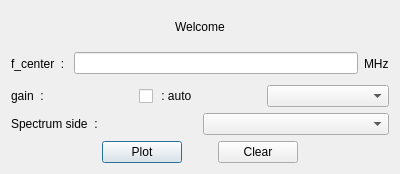
<?xml version="1.0" encoding="UTF-8"?>
<ui version="4.0">
 <class>ValueInput</class>
 <widget class="QDialog" name="ValueInput">
  <property name="geometry">
   <rect>
    <x>0</x>
    <y>0</y>
    <width>400</width>
    <height>174</height>
   </rect>
  </property>
  <property name="maximumSize">
   <size>
    <width>500</width>
    <height>174</height>
   </size>
  </property>
  <property name="windowTitle">
   <string>Dialog</string>
  </property>
  <layout class="QGridLayout" name="gridLayout">
   <item row="1" column="0">
    <layout class="QVBoxLayout" name="verticalLayout">
     <item>
      <layout class="QHBoxLayout" name="horizontalLayout_4">
       <item>
        <widget class="QLabel" name="label_2">
         <property name="text">
          <string>f_center  : </string>
         </property>
        </widget>
       </item>
       <item>
        <widget class="QLineEdit" name="f_centerIn"/>
       </item>
       <item>
        <widget class="QLabel" name="label_5">
         <property name="text">
          <string>MHz</string>
         </property>
        </widget>
       </item>
      </layout>
     </item>
    </layout>
   </item>
   <item row="2" column="0">
    <layout class="QHBoxLayout" name="horizontalLayout_2">
     <item>
      <widget class="QLabel" name="label_3">
       <property name="text">
        <string>gain  : </string>
       </property>
      </widget>
     </item>
     <item>
      <widget class="QCheckBox" name="autoCheck">
       <property name="text">
        <string> : auto</string>
       </property>
      </widget>
     </item>
     <item>
      <widget class="QComboBox" name="gainCombo"/>
     </item>
    </layout>
   </item>
   <item row="0" column="0">
    <layout class="QHBoxLayout" name="horizontalLayout">
     <item>
      <spacer name="horizontalSpacer">
       <property name="orientation">
        <enum>Qt::Horizontal</enum>
       </property>
       <property name="sizeHint" stdset="0">
        <size>
         <width>40</width>
         <height>20</height>
        </size>
       </property>
      </spacer>
     </item>
     <item>
      <widget class="QLabel" name="label">
       <property name="text">
        <string>Welcome</string>
       </property>
      </widget>
     </item>
     <item>
      <spacer name="horizontalSpacer_2">
       <property name="orientation">
        <enum>Qt::Horizontal</enum>
       </property>
       <property name="sizeHint" stdset="0">
        <size>
         <width>40</width>
         <height>20</height>
        </size>
       </property>
      </spacer>
     </item>
    </layout>
   </item>
   <item row="3" column="0">
    <layout class="QHBoxLayout" name="horizontalLayout_3">
     <item>
      <widget class="QLabel" name="label_4">
       <property name="text">
        <string>Spectrum side  : </string>
       </property>
      </widget>
     </item>
     <item>
      <widget class="QComboBox" name="specCombo"/>
     </item>
    </layout>
   </item>
   <item row="4" column="0">
    <layout class="QHBoxLayout" name="horizontalLayout_5">
     <item>
      <spacer name="horizontalSpacer_8">
       <property name="orientation">
        <enum>Qt::Horizontal</enum>
       </property>
       <property name="sizeHint" stdset="0">
        <size>
         <width>40</width>
         <height>20</height>
        </size>
       </property>
      </spacer>
     </item>
     <item>
      <spacer name="horizontalSpacer_6">
       <property name="orientation">
        <enum>Qt::Horizontal</enum>
       </property>
       <property name="sizeHint" stdset="0">
        <size>
         <width>40</width>
         <height>20</height>
        </size>
       </property>
      </spacer>
     </item>
     <item>
      <spacer name="horizontalSpacer_4">
       <property name="orientation">
        <enum>Qt::Horizontal</enum>
       </property>
       <property name="sizeHint" stdset="0">
        <size>
         <width>40</width>
         <height>20</height>
        </size>
       </property>
      </spacer>
     </item>
     <item>
      <widget class="QPushButton" name="plot">
       <property name="text">
        <string>Plot</string>
       </property>
      </widget>
     </item>
     <item>
      <spacer name="horizontalSpacer_3">
       <property name="orientation">
        <enum>Qt::Horizontal</enum>
       </property>
       <property name="sizeHint" stdset="0">
        <size>
         <width>40</width>
         <height>20</height>
        </size>
       </property>
      </spacer>
     </item>
     <item>
      <widget class="QPushButton" name="clearValues">
       <property name="text">
        <string>Clear</string>
       </property>
      </widget>
     </item>
     <item>
      <spacer name="horizontalSpacer_7">
       <property name="orientation">
        <enum>Qt::Horizontal</enum>
       </property>
       <property name="sizeHint" stdset="0">
        <size>
         <width>40</width>
         <height>20</height>
        </size>
       </property>
      </spacer>
     </item>
     <item>
      <spacer name="horizontalSpacer_9">
       <property name="orientation">
        <enum>Qt::Horizontal</enum>
       </property>
       <property name="sizeHint" stdset="0">
        <size>
         <width>40</width>
         <height>20</height>
        </size>
       </property>
      </spacer>
     </item>
     <item>
      <spacer name="horizontalSpacer_5">
       <property name="orientation">
        <enum>Qt::Horizontal</enum>
       </property>
       <property name="sizeHint" stdset="0">
        <size>
         <width>40</width>
         <height>20</height>
        </size>
       </property>
      </spacer>
     </item>
    </layout>
   </item>
  </layout>
 </widget>
 <resources/>
 <connections/>
</ui>
